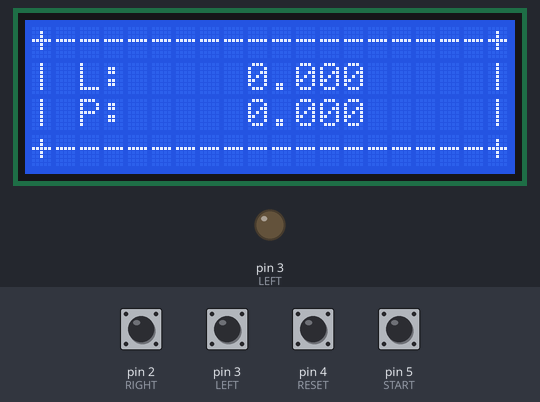
The sketch below on a simulated Arduino Uno, built with avr-gcc and run on an emulated ATmega328P. Parts: 20×4 character LCD, output pins drawn as LEDs (lit = HIGH). The inputs (shaded band) are chosen by the test bench; at power-on: pin 4 (RESET), pin 5 (START) HIGH, pin 2 (RIGHT), pin 3 (LEFT) LOW.

Above: at 1.3 s.
1.4 s: pin 5 (START) pulled LOW for 0.15 s
At 2.98 s:
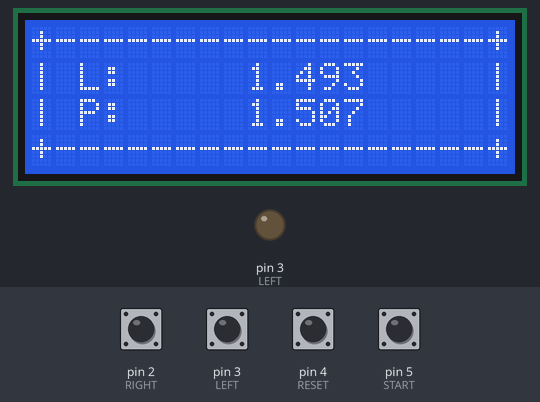
3.0 s: pin 2 (RIGHT) pulled HIGH for 0.15 s
At 3.12 s:
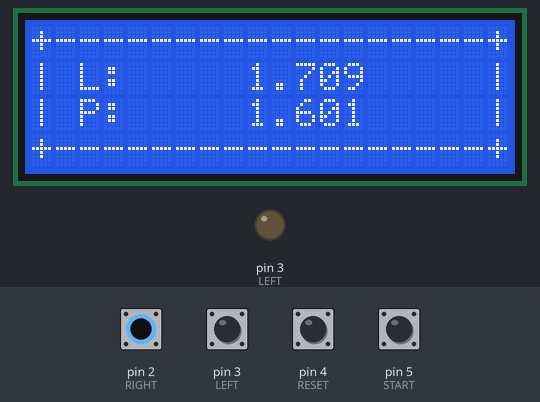
4.7 s: pin 3 (LEFT) pulled HIGH for 0.15 s
At 5.1 s:
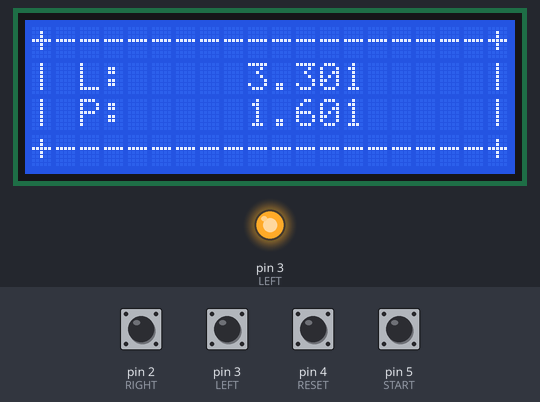
6.3 s: pin 4 (RESET) pulled LOW for 0.15 s
At 7.6 s:
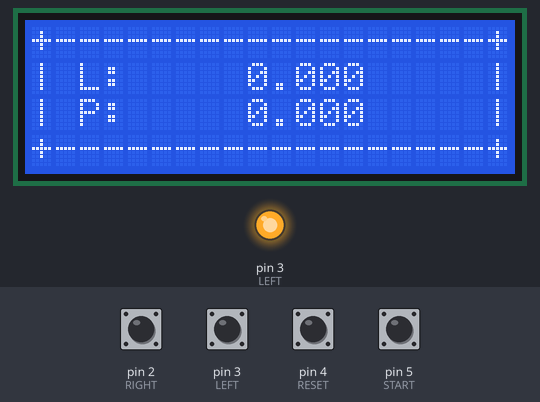
7.9 s: pin 5 (START) pulled LOW for 1 s
At 7.98 s:
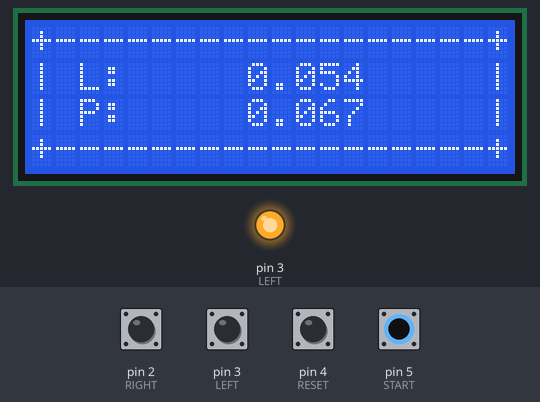
10.4 s: pin 3 (LEFT) pulled HIGH for 1 s
At 10.49 s:
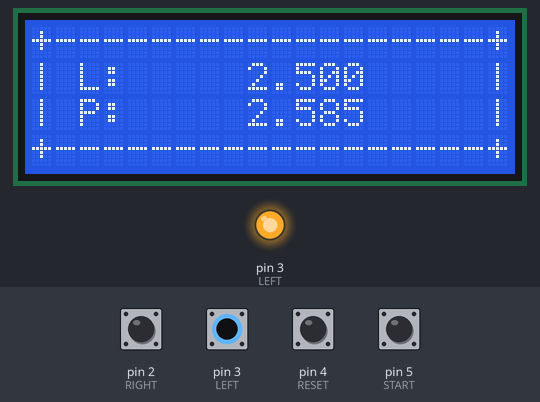
Timing chart, 0 to 13.4 s (numbered marks = the images above; inputs shaded):
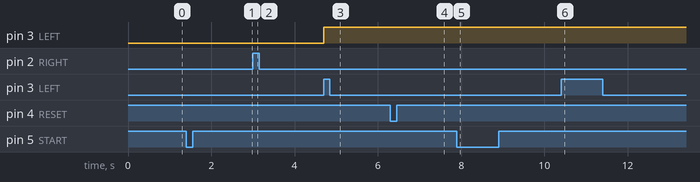

Measured:
- after the input at 1.4 s, the display: first changes after 0.07 s (image 1 shows a later state)
- after the input at 4.7 s, pin 3 (LEFT): LOW → HIGH at once
- after the input at 6.3 s, the display: changes after 0.14 s (image 4)
- after the input at 7.9 s, the display: changes after 0.07 s (image 5)

The sketch:

Casomiera_prerusenia.ino
```cpp
#pragma once
#include <Wire.h>
#include <LiquidCrystal_I2C.h>
//#include <Adafruit_SSD1306.h>

//#define SERIAL_OUTPUT_ON
//#define ADAFRUIT_OUTPUT_ON
#define LIQUID_CRYSTAL_OUTPUT_ON

#ifdef ADAFRUIT_OUTPUT_ON
  #if (SSD1306_LCDHEIGHT != 64)
  #error("Height incorrect, please fix Adafruit_SSD1306.h!");
  #endif
  Adafruit_SSD1306 _oled(4); // _led displej
#endif // _ADAFRUIT_OUTPUT_ON

#ifdef LIQUID_CRYSTAL_OUTPUT_ON
  LiquidCrystal_I2C lcd(0x27, 20, 4);


#endif // _LIQUID_CRYSTAL_OUTPUT_ON

// vtupne piny pre tlacidla
#define RIGHT 2
#define LEFT 3
#define RESET 4
#define START 5


bool _ready; // boolean hovori ci je casomiera pripravena na spustenie
volatile unsigned long _LStart;
volatile unsigned long _RStart;
volatile unsigned long _varL; // lavy terc dlzska v milisekundach
volatile unsigned long _varR; // pravy terc dlzska v milisekundach
volatile bool _LRunning; // lavy terc prave bezi
volatile bool _RRunning; // pravy terc prave bezi

void setup() {
  // povolenie prerušení
  attachInterrupt(digitalPinToInterrupt(RIGHT),f_interop_right,RISING);
  attachInterrupt(digitalPinToInterrupt(LEFT),f_interop_left,RISING);

  // nastavenie pinov na vstup a pripojenie pull-up rezistorov
  pinMode(RIGHT, INPUT);
  digitalWrite(RIGHT, LOW);
  pinMode(LEFT, INPUT);
  digitalWrite(LEFT, LOW);
  pinMode(RESET, INPUT_PULLUP);
  digitalWrite(RESET, HIGH);
  pinMode(START, INPUT_PULLUP);
  digitalWrite(START, HIGH);
  _ready = true;
  _varR = _varL = 0;
  _LRunning = false;
  _RRunning = false;

  // oled display inicializacia
#ifdef ADAFRUIT_OUTPUT_ON
  f_initPrint();
#endif // _ADAFRUIT_OUTPUT_ON

  // zaciatok komunikacie pozbernici (pre f_serialPrint ucely)
#ifdef SERIAL_OUTPUT_ON
  Serial.begin(9600);
#endif // _SERIAL_OUTPUT_ON
  // LED display inicializacia
#ifdef LIQUID_CRYSTAL_OUTPUT_ON
  lcd.init();
  lcd.backlight();
  lcd.clear();
  f_lcdPrint();
#endif // _LIQUID_CRYSTAL_OUTPUT_ON
}

void loop() {
  if (_ready)
  {
    while (digitalRead(START) == HIGH)
    {
      if (digitalRead(RESET) == LOW)
      {
        unsigned long startResetPressed = millis();
        while (digitalRead(RESET) == LOW)
        {
        }
        if (millis() - startResetPressed > 2000)
        {
          f_checkLights();
        }
      }
    }
    f_startWatch();
  }

  if (digitalRead(RESET) == LOW)
  {
    f_resetWatch();
  }

#ifdef ADAFRUIT_OUTPUT_ON
  f_digitalPrint();
#endif // _ADAFRUIT_OUTPUT_ON

#ifdef SERIAL_OUTPUT_ON
  f_serialPrint();
#endif // _SERIAL_OUTPUT_ON

#ifdef LIQUID_CRYSTAL_OUTPUT_ON
  f_lcdPrint();
#endif // _LIQUID_CRYSTAL_OUTPUT_ON
}

void f_checkLights() {
  f_stopWatch(RIGHT);
  f_stopWatch(LEFT);
  _varR = _varL = 0;
  _RStart = _LStart = 0;
  _ready = true;

  pinMode(LEFT, OUTPUT);
  digitalWrite(LEFT, HIGH);
  pinMode(RIGHT, OUTPUT);
  digitalWrite(RIGHT, HIGH);
  delay(3000);
  pinMode(RIGHT, INPUT_PULLUP);
  digitalWrite(RIGHT, LOW);
  pinMode(LEFT, INPUT_PULLUP);
  digitalWrite(LEFT, LOW);
}

void f_startWatch() {
  if (_ready)
  {
    _ready = false;
    _RStart = _LStart = millis();
    _LRunning = _RRunning = true;
  }
}

void f_stopWatch(int pWatch) {
  if (pWatch == RIGHT)
  {
    if (_RRunning) {
      _RRunning = false;
      _varR = millis() - _RStart;
    }
  }
  else if (pWatch == LEFT)
  {
    if (_LRunning) {
      _LRunning = false;
      _varL = millis() - _LStart;
    }
  }
}

void f_interop_left() {
  if (digitalRead(LEFT) == HIGH && _LRunning)
  {
    f_stopWatch(LEFT);
    pinMode(LEFT, OUTPUT);
    digitalWrite(LEFT, HIGH);
  }
}

void f_interop_right() {
  if (digitalRead(RIGHT) == HIGH && _RRunning)
  {
    f_stopWatch(RIGHT);
    pinMode(RIGHT, OUTPUT);
    digitalWrite(RIGHT, HIGH);
  }
}

void f_resetWatch() {
  f_stopWatch(RIGHT);
  f_stopWatch(LEFT);
  _varR = _varL = 0;
  _RStart = _LStart = 0;
  _ready = true;
  pinMode(RIGHT, INPUT_PULLUP);
  digitalWrite(RIGHT, LOW);
  pinMode(LEFT, INPUT_PULLUP);
  digitalWrite(LEFT, LOW);

#ifdef LIQUID_CRYSTAL_OUTPUT_ON
  lcd.clear();
#endif
}

#ifdef ADAFRUIT_OUTPUT_ON
  void f_initPrint()
{
  _oled.begin(SSD1306_SWITCHCAPVCC, 0x3C, true);
  _oled.setTextSize(1);
  _oled.setTextColor(WHITE);
  _oled.setCursor(0, 15);
  _oled.display();
  delay(2000);
  _oled.clearDisplay();
  _oled.setCursor(0, 40);
  for (unsigned int i = 0; i < 10; i++) {
    delay(300);
    _oled.print(" .");
    _oled.display();
  }
  delay(300);
}

void f_digitalPrint()
{
  _oled.clearDisplay();
  _oled.setCursor(0, 15);
  if (_res) {
    _oled.print("  Lavy terc:  0.000\n\n\n  Pravy terc: 0.000");
  } else {
    _oled.print("  Lavy terc:  ");
    if (_LRunning) {
      _oled.print((millis() - _LStart) / 1000.0, 3);
    } else {
      _oled.print(_varL / 1000.0, 3);
    }
    _oled.print("\n\n\n  Pravy terc: ");
    if (_RRunning) {
      _oled.print((millis() - _RStart) / 1000.0, 3);
    } else {
      _oled.print(_varR / 1000.0, 3);
    }
  }
  _oled.display();
}
#endif // _ADAFRUIT_OUTPUT_ON

#ifdef LIQUID_CRYSTAL_OUTPUT_ON
  void f_lcdPrint() {
    lcd.setCursor(0, 0);
    lcd.print("+------------------+");
    lcd.setCursor(0, 3);
    lcd.print("+------------------+");

    lcd.setCursor(0, 1);
    lcd.print("|");
    lcd.setCursor(19, 1);
    lcd.print("|");

    lcd.setCursor(0, 2);
    lcd.print("|");
    lcd.setCursor(19, 2);
    lcd.print("|");

    lcd.setCursor(1, 1);
    lcd.print(" L:     ");
    if (_LRunning) {
      lcd.print((millis() - _LStart) / 1000.0, 3);
    } else {
      lcd.print(_varL / 1000.0, 3);
    }

    lcd.setCursor(1, 2);
    lcd.print(" P:     ");
    if (_RRunning) {
      lcd.print((millis() - _RStart) / 1000.0, 3);
    } else {
      lcd.print(_varR / 1000.0, 3);
    }
}
#endif // _LIQUID_CRYSTAL_OUTPUT_ON

#ifdef SERIAL_OUTPUT_ON
  void f_serialPrint()
  {
  if (_ready) {
    Serial.print("  Lavy terc: 0.000  Pravy terc: 0.000");
  } else {
    Serial.print("  Lavy terc:  ");
    if (_LRunning) {
      Serial.print((millis() - _LStart) / 1000.0, 3);
    } else {
      Serial.print(_varL / 1000.0, 3);
    }
    Serial.print("  Pravy terc: ");
    if (_RRunning) {
      Serial.print((millis() - _RStart) / 1000.0, 3);
    } else {
      Serial.print(_varR / 1000.0, 3);
    }
  }
  Serial.println("");
}
#endif // _SERIAL_OUTPUT_ON
```
